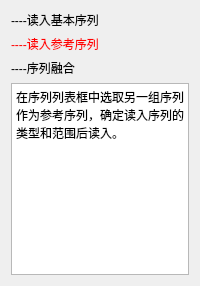
             <widget class="QWidget" name="widget_33" native="true">
              <property name="maximumSize">
               <size>
                <width>200</width>
                <height>16777215</height>
               </size>
              </property>
              <layout class="QVBoxLayout" name="verticalLayout_18">
               <item>
                <widget class="QLabel" name="label_19">
                 <property name="styleSheet">
                  <string notr="true"/>
                 </property>
                 <property name="text">
                  <string>----读入基本序列</string>
                 </property>
                </widget>
               </item>
               <item>
                <widget class="QLabel" name="label_20">
                 <property name="styleSheet">
                  <string notr="true">color:#ff0000</string>
                 </property>
                 <property name="text">
                  <string>----读入参考序列</string>
                 </property>
                </widget>
               </item>
               <item>
                <widget class="QLabel" name="label_21">
                 <property name="text">
                  <string>----序列融合</string>
                 </property>
                </widget>
               </item>
               <item>
                <widget class="QTextBrowser" name="textBrowser_4">
                 <property name="html">
                  <string>&lt;!DOCTYPE HTML PUBLIC &quot;-//W3C//DTD HTML 4.0//EN&quot; &quot;http://www.w3.org/TR/REC-html40/strict.dtd&quot;&gt;
&lt;html&gt;&lt;head&gt;&lt;meta name=&quot;qrichtext&quot; content=&quot;1&quot; /&gt;&lt;meta charset=&quot;utf-8&quot; /&gt;&lt;style type=&quot;text/css&quot;&gt;
p, li { white-space: pre-wrap; }
hr { height: 1px; border-width: 0; }
li.unchecked::marker { content: &quot;\2610&quot;; }
li.checked::marker { content: &quot;\2612&quot;; }
&lt;/style&gt;&lt;/head&gt;&lt;body style=&quot; font-family:'Microsoft YaHei UI'; font-size:9pt; font-weight:400; font-style:normal;&quot;&gt;
&lt;p style=&quot; margin-top:0px; margin-bottom:0px; margin-left:0px; margin-right:0px; -qt-block-indent:0; text-indent:0px;&quot;&gt;&lt;span style=&quot; font-family:'SimSun';&quot;&gt;在序列列表框中选取另一组序列作为参考序列，确定读入序列的类型和范围后读入。&lt;/span&gt;&lt;/p&gt;
&lt;p style=&quot;-qt-paragraph-type:empty; margin-top:0px; margin-bottom:0px; margin-left:0px; margin-right:0px; -qt-block-indent:0; text-indent:0px; font-family:'SimSun';&quot;&gt;&lt;br /&gt;&lt;/p&gt;&lt;/body&gt;&lt;/html&gt;</string>
                 </property>
                </widget>
               </item>
              </layout>
             </widget>
